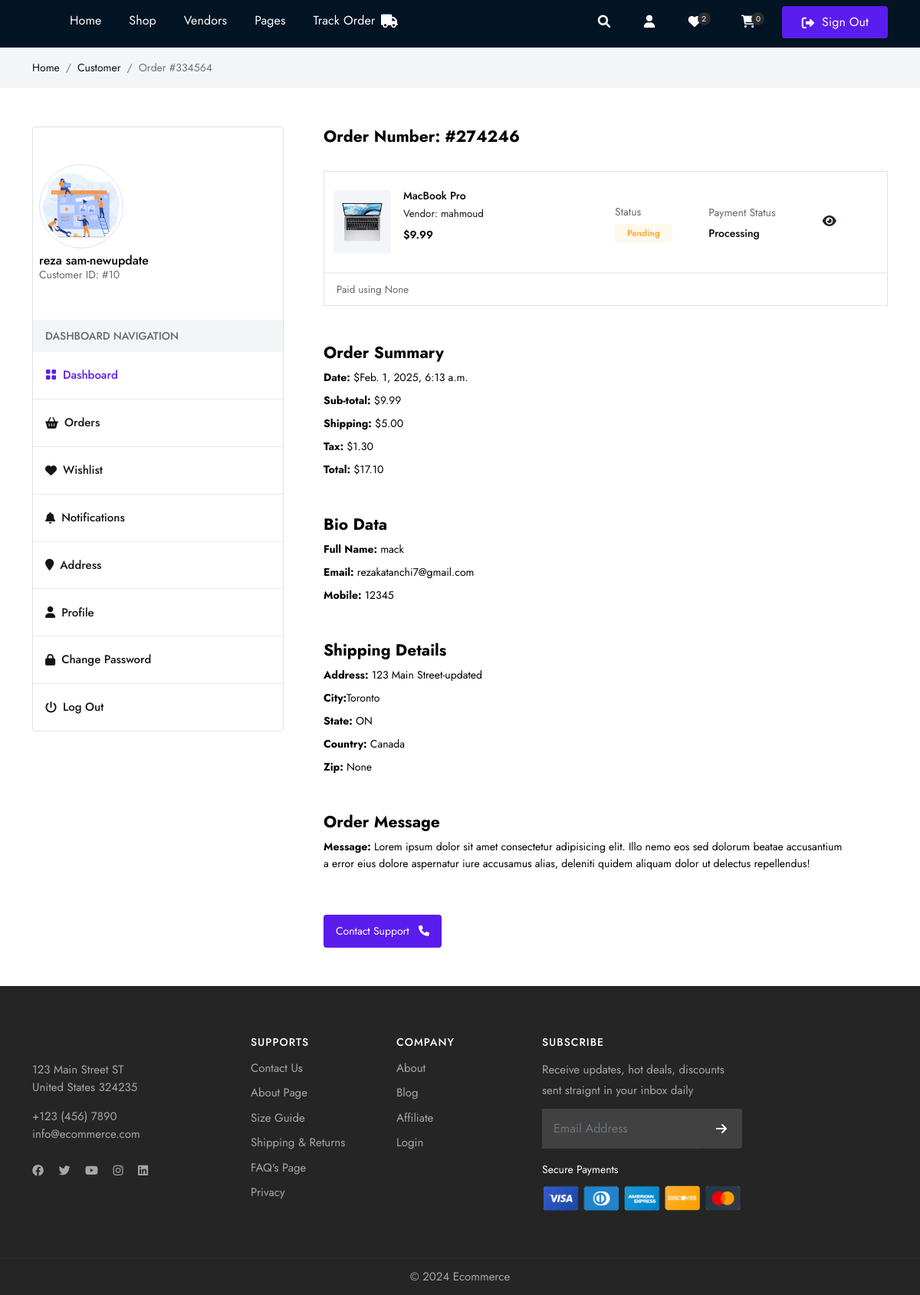
The page /customer/order_detail/274246/ (signed in) on the database its author committed.
### userauths/models.py (models this page shows, shortened)
class User(AbstractUser):
    username = models.CharField(max_length=255, null=True, blank=True)
    email = models.EmailField(unique=True)
    USERNAME_FIELD = 'email'
    REQUIRED_FIELDS = ['username']

class Profile(models.Model):
    user = models.OneToOneField(User, on_delete=models.CASCADE)
    image = models.ImageField(upload_to="images", default="default-user.jpg", null=True, blank=True)
    full_name =models.CharField(max_length=255, null=True, blank=True)
    mobile = models.CharField(max_length=255, null=True, blank=True)
    user_Type = models.CharField(max_length=255, choices=USER_TYPE, null=True, blank=True, default=None)

### store/models.py (models this page shows, shortened)
class Order(models.Model):
    vendors = models.ManyToManyField(user_models.User, blank=True)
    customer = models.ForeignKey(user_models.User, on_delete=models.SET_NULL,null=True, related_name="customer", blank=True)
    sub_total = models.DecimalField(max_digits=10, decimal_places=2, default=0.00)
    shipping = models.DecimalField(max_digits=10, decimal_places=2, default=0.00)
    tax = models.DecimalField(max_digits=10, decimal_places=2, default=0.00)
    service_fee = models.DecimalField(max_digits=10, decimal_places=2, default=0.00)
    total = models.DecimalField(max_digits=10, decimal_places=2, default=0.00)
    payment_status = models.CharField(max_length=100, choices=PAYMENT_STATUS, default="Processing")
    payment_method = models.CharField(max_length=100, choices=PAYMENT_METHOD, default=None, null=True, blank=True)
    order_status = models.CharField(max_length=100, choices=ORDER_STATUS, default="Pending")
    initial_total = models.DecimalField(max_digits=10, decimal_places=2, default=0.00, help_text="The original total before discount")
    saved = models.DecimalField(max_digits=10, decimal_places=2, default=0.00, null=True, blank=True, help_text="Amount saved by customer")
    address = models.ForeignKey("customer.Address", on_delete=models.SET_NULL, null=True, blank=True)
    coupons = models.ManyToManyField(Coupon, blank=True)
    order_id = ShortUUIDField(length=6, max_length=25, alphabet="1234567890")
    payment_id = models.CharField(null=True, blank=True, max_length=1000)
    date = models.DateTimeField(default=timezone.now)
    class Meta:
        verbose_name_plural = "Order"
        ordering = ['-date']
    def order_items(self):
        return OrderItem.objects.filter(order=self)

class OrderItem(models.Model):
    order = models.ForeignKey(Order, on_delete=models.CASCADE)
    order_status = models.CharField(max_length=100, choices=ORDER_STATUS, default="Pending")
    shipping_service = models.CharField(max_length=100, choices=SHIPPING_SERVICE, default=None, null=True, blank=True)
    tracking_id = models.CharField(max_length=100, default=None, null=True, blank=True)
    product = models.ForeignKey(Product, on_delete=models.CASCADE)
    qty = models.IntegerField(default=0)
    color = models.CharField(max_length=100, null=True, blank=True)
    size = models.CharField(max_length=100, null=True, blank=True)
    price = models.DecimalField(max_digits=10, decimal_places=2, default=0.00)
    sub_total = models.DecimalField(max_digits=10, decimal_places=2, default=0.00)
    shipping = models.DecimalField(max_digits=10, decimal_places=2, default=0.00)
    tax = models.DecimalField(max_digits=10, decimal_places=2, default=0.00)
    total = models.DecimalField(max_digits=10, decimal_places=2, default=0.00)
    initial_total = models.DecimalField(max_digits=10, decimal_places=2, default=0.00, help_text="Grand Total of all amount")
    saved = models.DecimalField(max_digits=10, decimal_places=2, default=0.00, null=True, blank=True, help_text="Amount saved by customer")
    coupon = models.ManyToManyField(Coupon, blank=True)
    applied_coupon = models.BooleanField(default=False)
    item_id = ShortUUIDField(length=6, max_length=25, alphabet="1234567890")
    vendor = models.ForeignKey(user_models.User,on_delete=models.SET_NULL, null=True, related_name="vendor_order_items")
    date = models.DateTimeField(default=timezone.now)
    class Meta:
        ordering = ['-date']

class Product(models.Model):
    name = models.CharField(max_length=100)
    image = models.ImageField(upload_to="images", blank=True, null=True)
    description = CKEditor5Field('Text', config_name='extends')
    category = models.ForeignKey(Category, on_delete=models.SET_NULL, null=True, blank=True)
    price = models.DecimalField(max_digits=10, decimal_places=2, default=0.00, null=True, blank=True, verbose_name="Sale Price")
    regular_price = models.DecimalField(max_digits=10, decimal_places=2, default=0.00, null=True, blank=True, verbose_name="Regular Price ")
    stock = models.PositiveIntegerField(default=0, null=True, blank=True)
    shipping = models.DecimalField(max_digits=10, decimal_places=2, default=0.00, null=True, blank=True, verbose_name="shipping Amount")
    status = models.CharField(choices=STATUS, max_length=50, default="Published")
    featured = models.BooleanField(default=False, verbose_name="Marketplace Featured")
    vendor = models.ForeignKey(user_models.User, on_delete=models.SET_NULL, null=True, blank=True)
    sku = ShortUUIDField(unique=True, length=5, max_length=50, prefix="SKU", alphabet="1234567890")
    slug = models.SlugField(null=True, blank=True)
    date = models.DateTimeField(default=timezone.now)
    class Meta:
        ordering = ['-id']
        verbose_name_plural = "Products"

### customer/models.py (models this page shows, shortened)
class Address(models.Model):
    user = models.ForeignKey(User, on_delete=models.CASCADE, null=True)
    full_name = models.CharField(max_length=200, null=True, blank=True, default=None)
    mobile = models.CharField(max_length=50, null=True, blank=True, default=None)
    email = models.CharField(max_length=100, null=True, blank=True, default=None)
    country = models.CharField(max_length=100, null=True, blank=True, default=None)
    state = models.CharField(max_length=100, null=True, blank=True, default=None)
    city = models.CharField(max_length=100, null=True, blank=True, default=None)
    address = models.CharField(max_length=100, null=True, blank=True, default=None)
    zip_code = models.CharField(max_length=100, null=True, blank=True, default=None)
    class Meta:
        verbose_name_plural = "Customer Address"

### customer/views.py (the view)
# urls.py: path("order_detail/<order_id>/", views.order_detail, name="order_detail"),
@login_required
def order_detail(request, order_id):
    order = store_models.Order.objects.get(customer=request.user, order_id=order_id)
    context = {
        "order": order
    }
    return render(request, "customer/order_detail.html", context)

### store/context.py (called while the page is built)
def default(request):
    try:
        cart_id = request.session['cart_id']
        total_cart_items = store_models.Cart.objects.filter(cart_id=cart_id).count()
    except:
        total_cart_items = 0
    return {
        "total_cart_items": total_cart_items,
    }

### templates/customer/order_detail.html (shortened to what this page needs)
{% extends 'partials/base.html' %} {% load static %} {% load humanize %} {% block content %}
<div class="gray py-3">
    <div class="container">
        <div class="row">
            <div class="colxl-12 col-lg-12 col-md-12">
                <nav aria-label="breadcrumb">
                    <ol class="breadcrumb">
                        <li class="breadcrumb-item"><a href="/">Home</a></li>
                        <li class="breadcrumb-item"><a href="#">Customer</a></li>
                        <li class="breadcrumb-item active" aria-current="page">Order #334564</li>
                    </ol>
                </nav>
            </div>
        </div>
    </div>
</div>
<section class="middle">
    <div class="container">
        <div class="row align-items-start justify-content-between">
            {% include 'customer/sidebar.html' %}
            <div class="col-12 col-md-12 col-lg-8 col-xl-8">
                <div class="row mb-4">
                    <h4 class="mb-0 mb-2 fw-bold">Order Number: #{{order.order_id}}</h4>
                </div>
                <div class="order-data">
                    <div class="ord_list_wrap border mb-4 mfliud">
                        <div class="ord_list_body text-left">
                             {% for item  in order.order_items.all %}
                                <div class="row align-items-center justify-content-center m-0 py-4 br-bottom">
                                    <div class="col-xl-6 col-lg-5 col-md-5 col-12">
                                        <div class="cart_single d-flex align-items-start mfliud-bot gap-3">
                                            <div class="cart_selected_single_thumb">
                                                <a href="#"><img src="{{item.product.image.url}}" width="75" class="img-fluid rounded" alt="" /></a>
                                            </div>
                                            <div class="cart_single_caption pl-3">
                                                <h4 class="product_title fs-sm ft-medium mb-1 lh-1">{{item.product.name}}</h4>
                                                <p class="mb-2">
                                                    <span class="text-dark medium">Vendor: {{item.product.vendor.profile.full_name}}</span> <br />
                                                </p>
                                                <h4 class="fs-sm ft-bold mb-0 lh-1">${{item.price}}</h4>
                                            </div>
                                        </div>
                                    </div>
                                    <div class="col-xl-2 col-lg-3 col-md-3 col-6">
                                        <p class="mb-1 p-0"><span class="text-muted">Status</span></p>
                                        <div class="delv_status"><span class="ft-medium small text-warning bg-light-warning rounded px-3 py-1">{{order.order_status}}</span></div>
                                    </div>
                                    <div class="col-xl-2 col-lg-4 col-md-4 col-6">
                                        <p class="mb-1 p-0"><span class="text-muted">Payment Status</span></p>
                                        <h6 class="mb-0 ft-medium fs-sm">{{order.payment_status}}</h6>
                                    </div>
                                    <div class="col-xl-2 col-lg-4 col-md-4 col-6">
                                        <a href="{% url 'customer:order_item_detail' order.order_id item.item_id %}" class="btn brn-primary">
                                            <i class="fas fa-eye"></i>
                                        </a>
                                    </div>
                                </div>
                            {% endfor %}
                        </div>
                        <div class="ord_list_footer d-flex align-items-center justify-content-between br-top px-3">
                            <div class="col-xl-12 pr-0 py-2 olf_flex d-flex align-items-center justify-content-between">
                                <div class="olf_flex_inner hide_mob">
                                    <p class="m-0 p-0"><span class="text-muted medium">Paid using {{order.payment_method}}</span></p>
                                </div>
                            </div>
                        </div>
                    </div>
                    <h4 class="mt-5 mb-2 fw-bold">Order Summary</h4>
                    <div class="">
                        <h5 class="mb-2 fs-sm"><span class="fw-bold">Date:</span> ${{order.date}}</h5>
                        <h5 class="mb-2 fs-sm"><span class="fw-bold">Sub-total:</span> ${{order.sub_total}}</h5>
                        <h5 class="mb-2 fs-sm"><span class="fw-bold">Shipping:</span> ${{order.shipping}}</h5>
                        <h5 class="mb-2 fs-sm"><span class="fw-bold">Tax:</span> ${{order.tax}}</h5>
                        <h5 class="mb-2 fs-sm"><span class="fw-bold">Total:</span> ${{order.total}}</h5>
                    </div>
                    <h4 class="mt-5 mb-2 fw-bold">Bio Data</h4>
                    <div class="">
                        <h5 class="mb-2 fs-sm"><span class="fw-bold">Full Name:</span> {{order.address.full_name}}</h5>
                        <h5 class="mb-2 fs-sm"><span class="fw-bold">Email:</span> {{order.address.email}}</h5>
                        <h5 class="mb-2 fs-sm"><span class="fw-bold">Mobile:</span> {{order.address.mobile}}</h5>
                    </div>
                    <h4 class="mt-5 mb-2 fw-bold">Shipping Details</h4>
                    <div class="">
                        <h5 class="mb-2 fs-sm"><span class="fw-bold">Address:</span> {{order.address.address}}</h5>
                        <h5 class="mb-2 fs-sm"><span class="fw-bold">City:</span>{{order.address.city}} </h5>
                        <h5 class="mb-2 fs-sm"><span class="fw-bold">State:</span> {{order.address.state}}</h5>
                        <h5 class="mb-2 fs-sm"><span class="fw-bold">Country:</span> {{order.address.country}}</h5>
                        <h5 class="mb-2 fs-sm"><span class="fw-bold">Zip:</span> {{order.address.zip_code}}</h5>
                    </div>
                    <h4 class="mt-5 mb-2 fw-bold">Order Message</h4>
                    <div class="">
                        <h5 class="mb-2 fs-sm">
                            <span class="fw-bold">Message:</span> Lorem ipsum dolor sit amet consectetur adipisicing elit. Illo nemo eos sed dolorum beatae accusantium <br />
                            a error eius dolore aspernatur iure accusamus alias, deleniti quidem aliquam dolor ut delectus repellendus!
                        </h5>
                    </div>
                </div>
                <a href="" class="btn bg-primary rounded btn-sm text-white mt-5">Contact Support <i class="fas fa-phone ms-2"></i></a>
            </div>
        </div>
    </div>
</section>
{% endblock content %}

### templates/customer/sidebar.html
<div class="col-12 col-md-12 col-lg-4 col-xl-4 miliods">
    <div class="d-block border rounded">
        <div class="dashboard_author px-2 py-5">
            <div class="dash_auth_thumb circle p-1 border d-inline-flex mx-auto mb-2">
                <img src="{{request.user.profile.image.url}}" class="img-fluid circle" style="width: 100px; height: 100px; object-fit: cover;" alt="" />
            </div>
            <div class="dash_caption">
                <h4 class="fs-md ft-medium mb-0 lh-1">{{request.user.profile.full_name}}</h4>
                <span class="text-muted smalls">Customer ID: #{{request.user.id}}</span>
            </div>
        </div>
        <div class="dashboard_author">
            <h4 class="px-3 py-2 mb-0 lh-2 gray fs-sm ft-medium text-muted text-uppercase text-left">Dashboard Navigation</h4>
            <ul class="dahs_navbar">
                <li>
                    <a href="{% url 'customer:dashboard' %}" class="active"><i class="bi bi-grid-fill me-2"></i>Dashboard</a>
                </li>
                <li>
                    <a href="{% url 'customer:orders' %}"><i class="fas fa-shopping-basket me-2"></i>Orders</a>
                </li>
                <li>
                    <a href="{% url 'customer:wishlist' %}"><i class="fas fa-heart me-2"></i>Wishlist</a>
                </li>
                <li>
                    <a href="{% url 'customer:notis' %}"><i class="fas fa-bell me-2"></i>Notifications</a>
                </li>
                <li>
                    <a href="{% url 'customer:addresses' %}"><i class="fas fa-map-marker me-2"></i>Address</a>
                </li>
                <li>
                    <a href="{% url 'customer:profile' %}"><i class="fas fa-user me-2"></i>Profile</a>
                </li>
                <li>
                    <a href="{% url 'customer:change_password' %}"><i class="fas fa-lock me-2"></i>Change Password</a>
                </li>
                <li>
                    <a href="{% url 'userauths:sign-out' %}"><i class="fas fa-power-off me-2"></i>Log Out</a>
                </li>
            </ul>
        </div>
    </div>
</div>

### rows shown on the page
User: user.profile.image (picture), user.profile.full_name "reza sam-newupdate", user.id "10"
Order: order_id "274246", order_status "Pending", payment_status "Processing", payment_method "None", date "Feb. 1, 2025, 6:13 a.m.", sub_total "9.99", shipping "5.00", tax "1.30", total "17.10", address.full_name "mack", address.email "rezakatanchi7@gmail.com", address.mobile "12345", address.address "123 Main Street-updated", address.city "Toronto", address.state "ON", address.country "Canada", address.zip_code "None"
OrderItem: product.image (picture), product.name "MacBook Pro", product.vendor.profile.full_name "mahmoud", price "9.99"

### other values the page prints
{{ total_cart_items }} "0"
